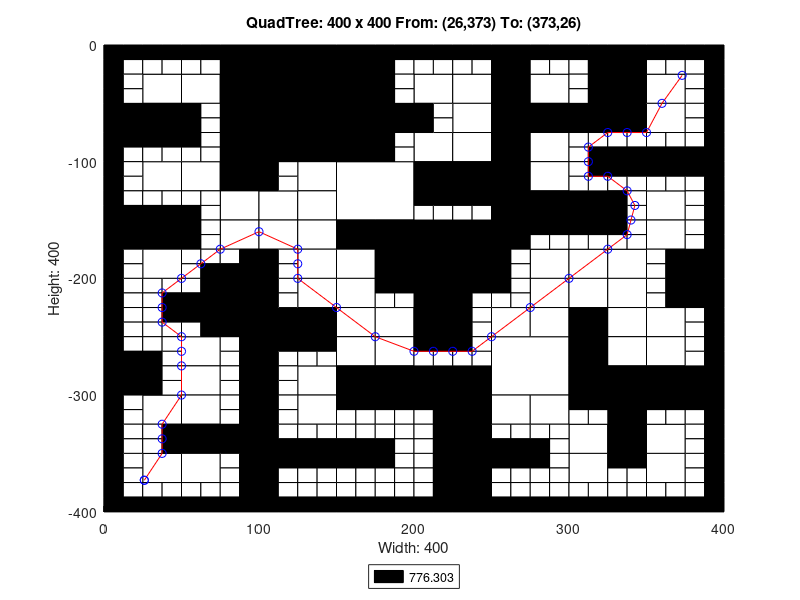

MATLAB code for this plot:
axis([0 400 -400 0]);
title('QuadTree: 400 x 400 From: (26,373) To: (373,26)');
xlabel('Width: 400');
ylabel('Height: 400');
rectangle('Position',[100 -50 50 50], 'FaceColor',[0 0 0]);
rectangle('Position',[100 -100 50 50], 'FaceColor',[0 0 0]);
rectangle('Position',[150 -150 50 50], 'FaceColor',[1 1 1]);
rectangle('Position',[200 -200 50 50], 'FaceColor',[0 0 0]);
rectangle('Position',[250 -300 50 50], 'FaceColor',[1 1 1]);
rectangle('Position',[25 -50 25 25], 'FaceColor',[1 1 1]);
rectangle('Position',[75 -25 25 25], 'FaceColor',[0 0 0]);
rectangle('Position',[50 -50 25 25], 'FaceColor',[1 1 1]);
rectangle('Position',[75 -50 25 25], 'FaceColor',[0 0 0]);
rectangle('Position',[0 -75 25 25], 'FaceColor',[0 0 0]);
rectangle('Position',[25 -75 25 25], 'FaceColor',[0 0 0]);
rectangle('Position',[75 -75 25 25], 'FaceColor',[0 0 0]);
rectangle('Position',[75 -100 25 25], 'FaceColor',[0 0 0]);
rectangle('Position',[150 -25 25 25], 'FaceColor',[0 0 0]);
rectangle('Position',[150 -50 25 25], 'FaceColor',[0 0 0]);
rectangle('Position',[150 -75 25 25], 'FaceColor',[0 0 0]);
rectangle('Position',[175 -75 25 25], 'FaceColor',[0 0 0]);
rectangle('Position',[150 -100 25 25], 'FaceColor',[0 0 0]);
rectangle('Position',[25 -125 25 25], 'FaceColor',[1 1 1]);
rectangle('Position',[50 -125 25 25], 'FaceColor',[1 1 1]);
rectangle('Position',[75 -125 25 25], 'FaceColor',[0 0 0]);
rectangle('Position',[75 -150 25 25], 'FaceColor',[1 1 1]);
rectangle('Position',[0 -175 25 25], 'FaceColor',[0 0 0]);
rectangle('Position',[25 -175 25 25], 'FaceColor',[0 0 0]);
rectangle('Position',[25 -200 25 25], 'FaceColor',[1 1 1]);
rectangle('Position',[75 -175 25 25], 'FaceColor',[1 1 1]);
rectangle('Position',[125 -125 25 25], 'FaceColor',[1 1 1]);
rectangle('Position',[100 -150 25 25], 'FaceColor',[1 1 1]);
rectangle('Position',[125 -150 25 25], 'FaceColor',[1 1 1]);
rectangle('Position',[100 -175 25 25], 'FaceColor',[1 1 1]);
rectangle('Position',[125 -175 25 25], 'FaceColor',[1 1 1]);
rectangle('Position',[125 -200 25 25], 'FaceColor',[1 1 1]);
rectangle('Position',[150 -175 25 25], 'FaceColor',[0 0 0]);
rectangle('Position',[175 -175 25 25], 'FaceColor',[0 0 0]);
rectangle('Position',[150 -200 25 25], 'FaceColor',[1 1 1]);
rectangle('Position',[175 -200 25 25], 'FaceColor',[0 0 0]);
rectangle('Position',[200 -50 25 25], 'FaceColor',[1 1 1]);
rectangle('Position',[225 -50 25 25], 'FaceColor',[1 1 1]);
rectangle('Position',[250 -25 25 25], 'FaceColor',[0 0 0]);
rectangle('Position',[250 -50 25 25], 'FaceColor',[0 0 0]);
rectangle('Position',[275 -50 25 25], 'FaceColor',[1 1 1]);
rectangle('Position',[225 -75 25 25], 'FaceColor',[1 1 1]);
rectangle('Position',[200 -100 25 25], 'FaceColor',[1 1 1]);
rectangle('Position',[225 -100 25 25], 'FaceColor',[1 1 1]);
rectangle('Position',[250 -75 25 25], 'FaceColor',[0 0 0]);
rectangle('Position',[275 -75 25 25], 'FaceColor',[0 0 0]);
rectangle('Position',[250 -100 25 25], 'FaceColor',[0 0 0]);
rectangle('Position',[275 -100 25 25], 'FaceColor',[1 1 1]);
rectangle('Position',[325 -25 25 25], 'FaceColor',[0 0 0]);
rectangle('Position',[325 -50 25 25], 'FaceColor',[0 0 0]);
rectangle('Position',[350 -50 25 25], 'FaceColor',[1 1 1]);
rectangle('Position',[300 -75 25 25], 'FaceColor',[0 0 0]);
rectangle('Position',[325 -75 25 25], 'FaceColor',[0 0 0]);
rectangle('Position',[350 -75 25 25], 'FaceColor',[1 1 1]);
rectangle('Position',[200 -125 25 25], 'FaceColor',[0 0 0]);
rectangle('Position',[225 -125 25 25], 'FaceColor',[0 0 0]);
rectangle('Position',[250 -125 25 25], 'FaceColor',[0 0 0]);
rectangle('Position',[275 -125 25 25], 'FaceColor',[1 1 1]);
rectangle('Position',[250 -150 25 25], 'FaceColor',[0 0 0]);
rectangle('Position',[275 -150 25 25], 'FaceColor',[0 0 0]);
rectangle('Position',[250 -175 25 25], 'FaceColor',[0 0 0]);
rectangle('Position',[275 -200 25 25], 'FaceColor',[1 1 1]);
rectangle('Position',[300 -150 25 25], 'FaceColor',[0 0 0]);
rectangle('Position',[350 -150 25 25], 'FaceColor',[1 1 1]);
rectangle('Position',[300 -200 25 25], 'FaceColor',[1 1 1]);
rectangle('Position',[325 -200 25 25], 'FaceColor',[1 1 1]);
rectangle('Position',[350 -175 25 25], 'FaceColor',[1 1 1]);
rectangle('Position',[375 -200 25 25], 'FaceColor',[0 0 0]);
rectangle('Position',[75 -225 25 25], 'FaceColor',[0 0 0]);
rectangle('Position',[75 -250 25 25], 'FaceColor',[0 0 0]);
rectangle('Position',[0 -300 25 25], 'FaceColor',[0 0 0]);
rectangle('Position',[50 -275 25 25], 'FaceColor',[1 1 1]);
rectangle('Position',[50 -300 25 25], 'FaceColor',[1 1 1]);
rectangle('Position',[125 -225 25 25], 'FaceColor',[1 1 1]);
rectangle('Position',[100 -250 25 25], 'FaceColor',[0 0 0]);
rectangle('Position',[125 -250 25 25], 'FaceColor',[0 0 0]);
rectangle('Position',[150 -225 25 25], 'FaceColor',[1 1 1]);
rectangle('Position',[150 -250 25 25], 'FaceColor',[1 1 1]);
rectangle('Position',[175 -250 25 25], 'FaceColor',[1 1 1]);
rectangle('Position',[125 -300 25 25], 'FaceColor',[1 1 1]);
rectangle('Position',[150 -275 25 25], 'FaceColor',[1 1 1]);
rectangle('Position',[175 -275 25 25], 'FaceColor',[1 1 1]);
rectangle('Position',[150 -300 25 25], 'FaceColor',[0 0 0]);
rectangle('Position',[175 -300 25 25], 'FaceColor',[0 0 0]);
rectangle('Position',[25 -325 25 25], 'FaceColor',[1 1 1]);
rectangle('Position',[50 -325 25 25], 'FaceColor',[1 1 1]);
rectangle('Position',[50 -350 25 25], 'FaceColor',[0 0 0]);
rectangle('Position',[75 -350 25 25], 'FaceColor',[0 0 0]);
rectangle('Position',[25 -375 25 25], 'FaceColor',[1 1 1]);
rectangle('Position',[50 -375 25 25], 'FaceColor',[1 1 1]);
rectangle('Position',[125 -325 25 25], 'FaceColor',[1 1 1]);
rectangle('Position',[200 -225 25 25], 'FaceColor',[0 0 0]);
rectangle('Position',[200 -250 25 25], 'FaceColor',[0 0 0]);
rectangle('Position',[275 -225 25 25], 'FaceColor',[1 1 1]);
rectangle('Position',[250 -250 25 25], 'FaceColor',[1 1 1]);
rectangle('Position',[275 -250 25 25], 'FaceColor',[1 1 1]);
rectangle('Position',[200 -300 25 25], 'FaceColor',[0 0 0]);
rectangle('Position',[225 -300 25 25], 'FaceColor',[0 0 0]);
rectangle('Position',[300 -225 25 25], 'FaceColor',[1 1 1]);
rectangle('Position',[325 -225 25 25], 'FaceColor',[1 1 1]);
rectangle('Position',[300 -250 25 25], 'FaceColor',[0 0 0]);
rectangle('Position',[325 -250 25 25], 'FaceColor',[1 1 1]);
rectangle('Position',[375 -225 25 25], 'FaceColor',[0 0 0]);
rectangle('Position',[350 -250 25 25], 'FaceColor',[1 1 1]);
rectangle('Position',[300 -275 25 25], 'FaceColor',[0 0 0]);
rectangle('Position',[325 -275 25 25], 'FaceColor',[1 1 1]);
rectangle('Position',[300 -300 25 25], 'FaceColor',[0 0 0]);
rectangle('Position',[325 -300 25 25], 'FaceColor',[0 0 0]);
rectangle('Position',[350 -275 25 25], 'FaceColor',[1 1 1]);
rectangle('Position',[350 -300 25 25], 'FaceColor',[0 0 0]);
rectangle('Position',[375 -300 25 25], 'FaceColor',[0 0 0]);
rectangle('Position',[225 -325 25 25], 'FaceColor',[0 0 0]);
rectangle('Position',[225 -350 25 25], 'FaceColor',[0 0 0]);
rectangle('Position',[250 -325 25 25], 'FaceColor',[1 1 1]);
rectangle('Position',[275 -325 25 25], 'FaceColor',[1 1 1]);
rectangle('Position',[225 -375 25 25], 'FaceColor',[0 0 0]);
rectangle('Position',[225 -400 25 25], 'FaceColor',[0 0 0]);
rectangle('Position',[325 -325 25 25], 'FaceColor',[0 0 0]);
rectangle('Position',[300 -350 25 25], 'FaceColor',[1 1 1]);
rectangle('Position',[325 -350 25 25], 'FaceColor',[0 0 0]);
rectangle('Position',[350 -350 25 25], 'FaceColor',[1 1 1]);
rectangle('Position',[300 -375 25 25], 'FaceColor',[1 1 1]);
rectangle('Position',[350 -375 25 25], 'FaceColor',[1 1 1]);
rectangle('Position',[0 -12.5 12.5 12.5], 'FaceColor',[0 0 0]);
rectangle('Position',[12.5 -12.5 12.5 12.5], 'FaceColor',[0 0 0]);
rectangle('Position',[0 -25 12.5 12.5], 'FaceColor',[0 0 0]);
rectangle('Position',[12.5 -25 12.5 12.5], 'FaceColor',[1 1 1]);
rectangle('Position',[25 -12.5 12.5 12.5], 'FaceColor',[0 0 0]);
rectangle('Position',[37.5 -12.5 12.5 12.5], 'FaceColor',[0 0 0]);
rectangle('Position',[25 -25 12.5 12.5], 'FaceColor',[1 1 1]);
rectangle('Position',[37.5 -25 12.5 12.5], 'FaceColor',[1 1 1]);
rectangle('Position',[0 -37.5 12.5 12.5], 'FaceColor',[0 0 0]);
rectangle('Position',[12.5 -37.5 12.5 12.5], 'FaceColor',[1 1 1]);
rectangle('Position',[0 -50 12.5 12.5], 'FaceColor',[0 0 0]);
rectangle('Position',[12.5 -50 12.5 12.5], 'FaceColor',[1 1 1]);
rectangle('Position',[50 -12.5 12.5 12.5], 'FaceColor',[0 0 0]);
rectangle('Position',[62.5 -12.5 12.5 12.5], 'FaceColor',[0 0 0]);
rectangle('Position',[50 -25 12.5 12.5], 'FaceColor',[1 1 1]);
rectangle('Position',[62.5 -25 12.5 12.5], 'FaceColor',[1 1 1]);
rectangle('Position',[0 -87.5 12.5 12.5], 'FaceColor',[0 0 0]);
rectangle('Position',[12.5 -87.5 12.5 12.5], 'FaceColor',[0 0 0]);
rectangle('Position',[0 -100 12.5 12.5], 'FaceColor',[0 0 0]);
rectangle('Position',[12.5 -100 12.5 12.5], 'FaceColor',[1 1 1]);
rectangle('Position',[25 -87.5 12.5 12.5], 'FaceColor',[0 0 0]);
rectangle('Position',[37.5 -87.5 12.5 12.5], 'FaceColor',[0 0 0]);
rectangle('Position',[25 -100 12.5 12.5], 'FaceColor',[1 1 1]);
rectangle('Position',[37.5 -100 12.5 12.5], 'FaceColor',[1 1 1]);
rectangle('Position',[50 -62.5 12.5 12.5], 'FaceColor',[0 0 0]);
rectangle('Position',[62.5 -62.5 12.5 12.5], 'FaceColor',[1 1 1]);
rectangle('Position',[50 -75 12.5 12.5], 'FaceColor',[0 0 0]);
rectangle('Position',[62.5 -75 12.5 12.5], 'FaceColor',[1 1 1]);
rectangle('Position',[50 -87.5 12.5 12.5], 'FaceColor',[0 0 0]);
rectangle('Position',[62.5 -87.5 12.5 12.5], 'FaceColor',[1 1 1]);
rectangle('Position',[50 -100 12.5 12.5], 'FaceColor',[1 1 1]);
rectangle('Position',[62.5 -100 12.5 12.5], 'FaceColor',[1 1 1]);
rectangle('Position',[175 -12.5 12.5 12.5], 'FaceColor',[0 0 0]);
rectangle('Position',[187.5 -12.5 12.5 12.5], 'FaceColor',[0 0 0]);
rectangle('Position',[175 -25 12.5 12.5], 'FaceColor',[0 0 0]);
rectangle('Position',[187.5 -25 12.5 12.5], 'FaceColor',[1 1 1]);
rectangle('Position',[175 -37.5 12.5 12.5], 'FaceColor',[0 0 0]);
rectangle('Position',[187.5 -37.5 12.5 12.5], 'FaceColor',[1 1 1]);
rectangle('Position',[175 -50 12.5 12.5], 'FaceColor',[0 0 0]);
rectangle('Position',[187.5 -50 12.5 12.5], 'FaceColor',[1 1 1]);
rectangle('Position',[175 -87.5 12.5 12.5], 'FaceColor',[0 0 0]);
rectangle('Position',[187.5 -87.5 12.5 12.5], 'FaceColor',[1 1 1]);
rectangle('Position',[175 -100 12.5 12.5], 'FaceColor',[0 0 0]);
rectangle('Position',[187.5 -100 12.5 12.5], 'FaceColor',[1 1 1]);
rectangle('Position',[0 -112.5 12.5 12.5], 'FaceColor',[0 0 0]);
rectangle('Position',[12.5 -112.5 12.5 12.5], 'FaceColor',[1 1 1]);
rectangle('Position',[0 -125 12.5 12.5], 'FaceColor',[0 0 0]);
rectangle('Position',[12.5 -125 12.5 12.5], 'FaceColor',[1 1 1]);
rectangle('Position',[0 -137.5 12.5 12.5], 'FaceColor',[0 0 0]);
rectangle('Position',[12.5 -137.5 12.5 12.5], 'FaceColor',[1 1 1]);
rectangle('Position',[0 -150 12.5 12.5], 'FaceColor',[0 0 0]);
rectangle('Position',[12.5 -150 12.5 12.5], 'FaceColor',[0 0 0]);
rectangle('Position',[25 -137.5 12.5 12.5], 'FaceColor',[1 1 1]);
rectangle('Position',[37.5 -137.5 12.5 12.5], 'FaceColor',[1 1 1]);
rectangle('Position',[25 -150 12.5 12.5], 'FaceColor',[0 0 0]);
rectangle('Position',[37.5 -150 12.5 12.5], 'FaceColor',[0 0 0]);
rectangle('Position',[50 -137.5 12.5 12.5], 'FaceColor',[1 1 1]);
rectangle('Position',[62.5 -137.5 12.5 12.5], 'FaceColor',[1 1 1]);
rectangle('Position',[50 -150 12.5 12.5], 'FaceColor',[0 0 0]);
rectangle('Position',[62.5 -150 12.5 12.5], 'FaceColor',[1 1 1]);
rectangle('Position',[0 -187.5 12.5 12.5], 'FaceColor',[0 0 0]);
rectangle('Position',[12.5 -187.5 12.5 12.5], 'FaceColor',[1 1 1]);
rectangle('Position',[0 -200 12.5 12.5], 'FaceColor',[0 0 0]);
rectangle('Position',[12.5 -200 12.5 12.5], 'FaceColor',[1 1 1]);
rectangle('Position',[50 -162.5 12.5 12.5], 'FaceColor',[0 0 0]);
rectangle('Position',[62.5 -162.5 12.5 12.5], 'FaceColor',[1 1 1]);
rectangle('Position',[50 -175 12.5 12.5], 'FaceColor',[0 0 0]);
rectangle('Position',[62.5 -175 12.5 12.5], 'FaceColor',[1 1 1]);
rectangle('Position',[50 -187.5 12.5 12.5], 'FaceColor',[1 1 1]);
rectangle('Position',[62.5 -187.5 12.5 12.5], 'FaceColor',[1 1 1]);
rectangle('Position',[50 -200 12.5 12.5], 'FaceColor',[1 1 1]);
rectangle('Position',[62.5 -200 12.5 12.5], 'FaceColor',[0 0 0]);
rectangle('Position',[75 -187.5 12.5 12.5], 'FaceColor',[1 1 1]);
rectangle('Position',[87.5 -187.5 12.5 12.5], 'FaceColor',[0 0 0]);
rectangle('Position',[75 -200 12.5 12.5], 'FaceColor',[0 0 0]);
rectangle('Position',[87.5 -200 12.5 12.5], 'FaceColor',[0 0 0]);
rectangle('Position',[100 -112.5 12.5 12.5], 'FaceColor',[0 0 0]);
rectangle('Position',[112.5 -112.5 12.5 12.5], 'FaceColor',[1 1 1]);
rectangle('Position',[100 -125 12.5 12.5], 'FaceColor',[0 0 0]);
rectangle('Position',[112.5 -125 12.5 12.5], 'FaceColor',[1 1 1]);
rectangle('Position',[100 -187.5 12.5 12.5], 'FaceColor',[0 0 0]);
rectangle('Position',[112.5 -187.5 12.5 12.5], 'FaceColor',[1 1 1]);
rectangle('Position',[100 -200 12.5 12.5], 'FaceColor',[0 0 0]);
rectangle('Position',[112.5 -200 12.5 12.5], 'FaceColor',[1 1 1]);
rectangle('Position',[200 -12.5 12.5 12.5], 'FaceColor',[0 0 0]);
rectangle('Position',[212.5 -12.5 12.5 12.5], 'FaceColor',[0 0 0]);
rectangle('Position',[200 -25 12.5 12.5], 'FaceColor',[1 1 1]);
rectangle('Position',[212.5 -25 12.5 12.5], 'FaceColor',[1 1 1]);
rectangle('Position',[225 -12.5 12.5 12.5], 'FaceColor',[0 0 0]);
rectangle('Position',[237.5 -12.5 12.5 12.5], 'FaceColor',[0 0 0]);
rectangle('Position',[225 -25 12.5 12.5], 'FaceColor',[1 1 1]);
rectangle('Position',[237.5 -25 12.5 12.5], 'FaceColor',[1 1 1]);
rectangle('Position',[275 -12.5 12.5 12.5], 'FaceColor',[0 0 0]);
rectangle('Position',[287.5 -12.5 12.5 12.5], 'FaceColor',[0 0 0]);
rectangle('Position',[275 -25 12.5 12.5], 'FaceColor',[1 1 1]);
rectangle('Position',[287.5 -25 12.5 12.5], 'FaceColor',[1 1 1]);
rectangle('Position',[200 -62.5 12.5 12.5], 'FaceColor',[0 0 0]);
rectangle('Position',[212.5 -62.5 12.5 12.5], 'FaceColor',[1 1 1]);
rectangle('Position',[200 -75 12.5 12.5], 'FaceColor',[0 0 0]);
rectangle('Position',[212.5 -75 12.5 12.5], 'FaceColor',[1 1 1]);
rectangle('Position',[300 -12.5 12.5 12.5], 'FaceColor',[0 0 0]);
rectangle('Position',[312.5 -12.5 12.5 12.5], 'FaceColor',[0 0 0]);
rectangle('Position',[300 -25 12.5 12.5], 'FaceColor',[1 1 1]);
rectangle('Position',[312.5 -25 12.5 12.5], 'FaceColor',[0 0 0]);
rectangle('Position',[300 -37.5 12.5 12.5], 'FaceColor',[1 1 1]);
rectangle('Position',[312.5 -37.5 12.5 12.5], 'FaceColor',[0 0 0]);
rectangle('Position',[300 -50 12.5 12.5], 'FaceColor',[1 1 1]);
rectangle('Position',[312.5 -50 12.5 12.5], 'FaceColor',[0 0 0]);
rectangle('Position',[350 -12.5 12.5 12.5], 'FaceColor',[0 0 0]);
rectangle('Position',[362.5 -12.5 12.5 12.5], 'FaceColor',[0 0 0]);
rectangle('Position',[350 -25 12.5 12.5], 'FaceColor',[1 1 1]);
rectangle('Position',[362.5 -25 12.5 12.5], 'FaceColor',[1 1 1]);
rectangle('Position',[375 -12.5 12.5 12.5], 'FaceColor',[0 0 0]);
rectangle('Position',[387.5 -12.5 12.5 12.5], 'FaceColor',[0 0 0]);
rectangle('Position',[375 -25 12.5 12.5], 'FaceColor',[1 1 1]);
rectangle('Position',[387.5 -25 12.5 12.5], 'FaceColor',[0 0 0]);
rectangle('Position',[375 -37.5 12.5 12.5], 'FaceColor',[1 1 1]);
rectangle('Position',[387.5 -37.5 12.5 12.5], 'FaceColor',[0 0 0]);
rectangle('Position',[375 -50 12.5 12.5], 'FaceColor',[1 1 1]);
rectangle('Position',[387.5 -50 12.5 12.5], 'FaceColor',[0 0 0]);
rectangle('Position',[300 -87.5 12.5 12.5], 'FaceColor',[1 1 1]);
rectangle('Position',[312.5 -87.5 12.5 12.5], 'FaceColor',[1 1 1]);
rectangle('Position',[300 -100 12.5 12.5], 'FaceColor',[1 1 1]);
rectangle('Position',[312.5 -100 12.5 12.5], 'FaceColor',[0 0 0]);
rectangle('Position',[325 -87.5 12.5 12.5], 'FaceColor',[1 1 1]);
rectangle('Position',[337.5 -87.5 12.5 12.5], 'FaceColor',[1 1 1]);
rectangle('Position',[325 -100 12.5 12.5], 'FaceColor',[0 0 0]);
rectangle('Position',[337.5 -100 12.5 12.5], 'FaceColor',[0 0 0]);
rectangle('Position',[375 -62.5 12.5 12.5], 'FaceColor',[1 1 1]);
rectangle('Position',[387.5 -62.5 12.5 12.5], 'FaceColor',[0 0 0]);
rectangle('Position',[375 -75 12.5 12.5], 'FaceColor',[1 1 1]);
rectangle('Position',[387.5 -75 12.5 12.5], 'FaceColor',[0 0 0]);
rectangle('Position',[350 -87.5 12.5 12.5], 'FaceColor',[1 1 1]);
rectangle('Position',[362.5 -87.5 12.5 12.5], 'FaceColor',[1 1 1]);
rectangle('Position',[350 -100 12.5 12.5], 'FaceColor',[0 0 0]);
rectangle('Position',[362.5 -100 12.5 12.5], 'FaceColor',[0 0 0]);
rectangle('Position',[375 -87.5 12.5 12.5], 'FaceColor',[1 1 1]);
rectangle('Position',[387.5 -87.5 12.5 12.5], 'FaceColor',[0 0 0]);
rectangle('Position',[375 -100 12.5 12.5], 'FaceColor',[0 0 0]);
rectangle('Position',[387.5 -100 12.5 12.5], 'FaceColor',[0 0 0]);
rectangle('Position',[200 -137.5 12.5 12.5], 'FaceColor',[0 0 0]);
rectangle('Position',[212.5 -137.5 12.5 12.5], 'FaceColor',[0 0 0]);
rectangle('Position',[200 -150 12.5 12.5], 'FaceColor',[1 1 1]);
rectangle('Position',[212.5 -150 12.5 12.5], 'FaceColor',[1 1 1]);
rectangle('Position',[225 -137.5 12.5 12.5], 'FaceColor',[0 0 0]);
rectangle('Position',[237.5 -137.5 12.5 12.5], 'FaceColor',[0 0 0]);
rectangle('Position',[225 -150 12.5 12.5], 'FaceColor',[1 1 1]);
rectangle('Position',[237.5 -150 12.5 12.5], 'FaceColor',[1 1 1]);
rectangle('Position',[275 -162.5 12.5 12.5], 'FaceColor',[0 0 0]);
rectangle('Position',[287.5 -162.5 12.5 12.5], 'FaceColor',[0 0 0]);
rectangle('Position',[275 -175 12.5 12.5], 'FaceColor',[1 1 1]);
rectangle('Position',[287.5 -175 12.5 12.5], 'FaceColor',[1 1 1]);
rectangle('Position',[250 -187.5 12.5 12.5], 'FaceColor',[0 0 0]);
rectangle('Position',[262.5 -187.5 12.5 12.5], 'FaceColor',[1 1 1]);
rectangle('Position',[250 -200 12.5 12.5], 'FaceColor',[0 0 0]);
rectangle('Position',[262.5 -200 12.5 12.5], 'FaceColor',[1 1 1]);
rectangle('Position',[300 -112.5 12.5 12.5], 'FaceColor',[1 1 1]);
rectangle('Position',[312.5 -112.5 12.5 12.5], 'FaceColor',[0 0 0]);
rectangle('Position',[300 -125 12.5 12.5], 'FaceColor',[1 1 1]);
rectangle('Position',[312.5 -125 12.5 12.5], 'FaceColor',[1 1 1]);
rectangle('Position',[325 -112.5 12.5 12.5], 'FaceColor',[0 0 0]);
rectangle('Position',[337.5 -112.5 12.5 12.5], 'FaceColor',[0 0 0]);
rectangle('Position',[325 -125 12.5 12.5], 'FaceColor',[1 1 1]);
rectangle('Position',[337.5 -125 12.5 12.5], 'FaceColor',[1 1 1]);
rectangle('Position',[325 -137.5 12.5 12.5], 'FaceColor',[0 0 0]);
rectangle('Position',[337.5 -137.5 12.5 12.5], 'FaceColor',[1 1 1]);
rectangle('Position',[325 -150 12.5 12.5], 'FaceColor',[0 0 0]);
rectangle('Position',[337.5 -150 12.5 12.5], 'FaceColor',[1 1 1]);
rectangle('Position',[350 -112.5 12.5 12.5], 'FaceColor',[0 0 0]);
rectangle('Position',[362.5 -112.5 12.5 12.5], 'FaceColor',[0 0 0]);
rectangle('Position',[350 -125 12.5 12.5], 'FaceColor',[1 1 1]);
rectangle('Position',[362.5 -125 12.5 12.5], 'FaceColor',[1 1 1]);
rectangle('Position',[375 -112.5 12.5 12.5], 'FaceColor',[0 0 0]);
rectangle('Position',[387.5 -112.5 12.5 12.5], 'FaceColor',[0 0 0]);
rectangle('Position',[375 -125 12.5 12.5], 'FaceColor',[1 1 1]);
rectangle('Position',[387.5 -125 12.5 12.5], 'FaceColor',[0 0 0]);
rectangle('Position',[375 -137.5 12.5 12.5], 'FaceColor',[1 1 1]);
rectangle('Position',[387.5 -137.5 12.5 12.5], 'FaceColor',[0 0 0]);
rectangle('Position',[375 -150 12.5 12.5], 'FaceColor',[1 1 1]);
rectangle('Position',[387.5 -150 12.5 12.5], 'FaceColor',[0 0 0]);
rectangle('Position',[300 -162.5 12.5 12.5], 'FaceColor',[0 0 0]);
rectangle('Position',[312.5 -162.5 12.5 12.5], 'FaceColor',[0 0 0]);
rectangle('Position',[300 -175 12.5 12.5], 'FaceColor',[1 1 1]);
rectangle('Position',[312.5 -175 12.5 12.5], 'FaceColor',[1 1 1]);
rectangle('Position',[325 -162.5 12.5 12.5], 'FaceColor',[0 0 0]);
rectangle('Position',[337.5 -162.5 12.5 12.5], 'FaceColor',[1 1 1]);
rectangle('Position',[325 -175 12.5 12.5], 'FaceColor',[1 1 1]);
rectangle('Position',[337.5 -175 12.5 12.5], 'FaceColor',[1 1 1]);
rectangle('Position',[375 -162.5 12.5 12.5], 'FaceColor',[1 1 1]);
rectangle('Position',[387.5 -162.5 12.5 12.5], 'FaceColor',[0 0 0]);
rectangle('Position',[375 -175 12.5 12.5], 'FaceColor',[1 1 1]);
rectangle('Position',[387.5 -175 12.5 12.5], 'FaceColor',[0 0 0]);
rectangle('Position',[350 -187.5 12.5 12.5], 'FaceColor',[1 1 1]);
rectangle('Position',[362.5 -187.5 12.5 12.5], 'FaceColor',[0 0 0]);
rectangle('Position',[350 -200 12.5 12.5], 'FaceColor',[1 1 1]);
rectangle('Position',[362.5 -200 12.5 12.5], 'FaceColor',[0 0 0]);
rectangle('Position',[0 -212.5 12.5 12.5], 'FaceColor',[0 0 0]);
rectangle('Position',[12.5 -212.5 12.5 12.5], 'FaceColor',[1 1 1]);
rectangle('Position',[0 -225 12.5 12.5], 'FaceColor',[0 0 0]);
rectangle('Position',[12.5 -225 12.5 12.5], 'FaceColor',[1 1 1]);
rectangle('Position',[25 -212.5 12.5 12.5], 'FaceColor',[1 1 1]);
rectangle('Position',[37.5 -212.5 12.5 12.5], 'FaceColor',[1 1 1]);
rectangle('Position',[25 -225 12.5 12.5], 'FaceColor',[1 1 1]);
rectangle('Position',[37.5 -225 12.5 12.5], 'FaceColor',[0 0 0]);
rectangle('Position',[0 -237.5 12.5 12.5], 'FaceColor',[0 0 0]);
rectangle('Position',[12.5 -237.5 12.5 12.5], 'FaceColor',[1 1 1]);
rectangle('Position',[0 -250 12.5 12.5], 'FaceColor',[0 0 0]);
rectangle('Position',[12.5 -250 12.5 12.5], 'FaceColor',[1 1 1]);
rectangle('Position',[25 -237.5 12.5 12.5], 'FaceColor',[1 1 1]);
rectangle('Position',[37.5 -237.5 12.5 12.5], 'FaceColor',[0 0 0]);
rectangle('Position',[25 -250 12.5 12.5], 'FaceColor',[1 1 1]);
rectangle('Position',[37.5 -250 12.5 12.5], 'FaceColor',[1 1 1]);
rectangle('Position',[50 -212.5 12.5 12.5], 'FaceColor',[1 1 1]);
rectangle('Position',[62.5 -212.5 12.5 12.5], 'FaceColor',[0 0 0]);
rectangle('Position',[50 -225 12.5 12.5], 'FaceColor',[0 0 0]);
rectangle('Position',[62.5 -225 12.5 12.5], 'FaceColor',[0 0 0]);
rectangle('Position',[50 -237.5 12.5 12.5], 'FaceColor',[0 0 0]);
rectangle('Position',[62.5 -237.5 12.5 12.5], 'FaceColor',[0 0 0]);
rectangle('Position',[50 -250 12.5 12.5], 'FaceColor',[1 1 1]);
rectangle('Position',[62.5 -250 12.5 12.5], 'FaceColor',[0 0 0]);
rectangle('Position',[0 -262.5 12.5 12.5], 'FaceColor',[0 0 0]);
rectangle('Position',[12.5 -262.5 12.5 12.5], 'FaceColor',[1 1 1]);
rectangle('Position',[0 -275 12.5 12.5], 'FaceColor',[0 0 0]);
rectangle('Position',[12.5 -275 12.5 12.5], 'FaceColor',[0 0 0]);
rectangle('Position',[25 -262.5 12.5 12.5], 'FaceColor',[1 1 1]);
rectangle('Position',[37.5 -262.5 12.5 12.5], 'FaceColor',[1 1 1]);
rectangle('Position',[25 -275 12.5 12.5], 'FaceColor',[0 0 0]);
rectangle('Position',[37.5 -275 12.5 12.5], 'FaceColor',[1 1 1]);
rectangle('Position',[25 -287.5 12.5 12.5], 'FaceColor',[0 0 0]);
rectangle('Position',[37.5 -287.5 12.5 12.5], 'FaceColor',[1 1 1]);
rectangle('Position',[25 -300 12.5 12.5], 'FaceColor',[0 0 0]);
rectangle('Position',[37.5 -300 12.5 12.5], 'FaceColor',[1 1 1]);
rectangle('Position',[75 -262.5 12.5 12.5], 'FaceColor',[1 1 1]);
rectangle('Position',[87.5 -262.5 12.5 12.5], 'FaceColor',[0 0 0]);
rectangle('Position',[75 -275 12.5 12.5], 'FaceColor',[1 1 1]);
rectangle('Position',[87.5 -275 12.5 12.5], 'FaceColor',[0 0 0]);
rectangle('Position',[75 -287.5 12.5 12.5], 'FaceColor',[1 1 1]);
rectangle('Position',[87.5 -287.5 12.5 12.5], 'FaceColor',[0 0 0]);
rectangle('Position',[75 -300 12.5 12.5], 'FaceColor',[1 1 1]);
rectangle('Position',[87.5 -300 12.5 12.5], 'FaceColor',[0 0 0]);
rectangle('Position',[100 -212.5 12.5 12.5], 'FaceColor',[0 0 0]);
rectangle('Position',[112.5 -212.5 12.5 12.5], 'FaceColor',[1 1 1]);
rectangle('Position',[100 -225 12.5 12.5], 'FaceColor',[0 0 0]);
rectangle('Position',[112.5 -225 12.5 12.5], 'FaceColor',[1 1 1]);
rectangle('Position',[175 -212.5 12.5 12.5], 'FaceColor',[0 0 0]);
rectangle('Position',[187.5 -212.5 12.5 12.5], 'FaceColor',[0 0 0]);
rectangle('Position',[175 -225 12.5 12.5], 'FaceColor',[1 1 1]);
rectangle('Position',[187.5 -225 12.5 12.5], 'FaceColor',[1 1 1]);
rectangle('Position',[100 -262.5 12.5 12.5], 'FaceColor',[0 0 0]);
rectangle('Position',[112.5 -262.5 12.5 12.5], 'FaceColor',[0 0 0]);
rectangle('Position',[100 -275 12.5 12.5], 'FaceColor',[0 0 0]);
rectangle('Position',[112.5 -275 12.5 12.5], 'FaceColor',[1 1 1]);
rectangle('Position',[125 -262.5 12.5 12.5], 'FaceColor',[0 0 0]);
rectangle('Position',[137.5 -262.5 12.5 12.5], 'FaceColor',[0 0 0]);
rectangle('Position',[125 -275 12.5 12.5], 'FaceColor',[1 1 1]);
rectangle('Position',[137.5 -275 12.5 12.5], 'FaceColor',[1 1 1]);
rectangle('Position',[100 -287.5 12.5 12.5], 'FaceColor',[0 0 0]);
rectangle('Position',[112.5 -287.5 12.5 12.5], 'FaceColor',[1 1 1]);
rectangle('Position',[100 -300 12.5 12.5], 'FaceColor',[0 0 0]);
rectangle('Position',[112.5 -300 12.5 12.5], 'FaceColor',[1 1 1]);
rectangle('Position',[0 -312.5 12.5 12.5], 'FaceColor',[0 0 0]);
rectangle('Position',[12.5 -312.5 12.5 12.5], 'FaceColor',[1 1 1]);
rectangle('Position',[0 -325 12.5 12.5], 'FaceColor',[0 0 0]);
rectangle('Position',[12.5 -325 12.5 12.5], 'FaceColor',[1 1 1]);
rectangle('Position',[0 -337.5 12.5 12.5], 'FaceColor',[0 0 0]);
rectangle('Position',[12.5 -337.5 12.5 12.5], 'FaceColor',[1 1 1]);
rectangle('Position',[0 -350 12.5 12.5], 'FaceColor',[0 0 0]);
rectangle('Position',[12.5 -350 12.5 12.5], 'FaceColor',[1 1 1]);
rectangle('Position',[25 -337.5 12.5 12.5], 'FaceColor',[1 1 1]);
rectangle('Position',[37.5 -337.5 12.5 12.5], 'FaceColor',[0 0 0]);
rectangle('Position',[25 -350 12.5 12.5], 'FaceColor',[1 1 1]);
rectangle('Position',[37.5 -350 12.5 12.5], 'FaceColor',[0 0 0]);
rectangle('Position',[75 -312.5 12.5 12.5], 'FaceColor',[1 1 1]);
rectangle('Position',[87.5 -312.5 12.5 12.5], 'FaceColor',[0 0 0]);
rectangle('Position',[75 -325 12.5 12.5], 'FaceColor',[1 1 1]);
rectangle('Position',[87.5 -325 12.5 12.5], 'FaceColor',[0 0 0]);
rectangle('Position',[0 -362.5 12.5 12.5], 'FaceColor',[0 0 0]);
rectangle('Position',[12.5 -362.5 12.5 12.5], 'FaceColor',[1 1 1]);
rectangle('Position',[0 -375 12.5 12.5], 'FaceColor',[0 0 0]);
rectangle('Position',[12.5 -375 12.5 12.5], 'FaceColor',[1 1 1]);
rectangle('Position',[0 -387.5 12.5 12.5], 'FaceColor',[0 0 0]);
rectangle('Position',[12.5 -387.5 12.5 12.5], 'FaceColor',[1 1 1]);
rectangle('Position',[0 -400 12.5 12.5], 'FaceColor',[0 0 0]);
rectangle('Position',[12.5 -400 12.5 12.5], 'FaceColor',[0 0 0]);
rectangle('Position',[25 -387.5 12.5 12.5], 'FaceColor',[1 1 1]);
rectangle('Position',[37.5 -387.5 12.5 12.5], 'FaceColor',[1 1 1]);
rectangle('Position',[25 -400 12.5 12.5], 'FaceColor',[0 0 0]);
rectangle('Position',[37.5 -400 12.5 12.5], 'FaceColor',[0 0 0]);
rectangle('Position',[75 -362.5 12.5 12.5], 'FaceColor',[1 1 1]);
rectangle('Position',[87.5 -362.5 12.5 12.5], 'FaceColor',[0 0 0]);
rectangle('Position',[75 -375 12.5 12.5], 'FaceColor',[1 1 1]);
rectangle('Position',[87.5 -375 12.5 12.5], 'FaceColor',[0 0 0]);
rectangle('Position',[50 -387.5 12.5 12.5], 'FaceColor',[1 1 1]);
rectangle('Position',[62.5 -387.5 12.5 12.5], 'FaceColor',[1 1 1]);
rectangle('Position',[50 -400 12.5 12.5], 'FaceColor',[0 0 0]);
rectangle('Position',[62.5 -400 12.5 12.5], 'FaceColor',[0 0 0]);
rectangle('Position',[75 -387.5 12.5 12.5], 'FaceColor',[1 1 1]);
rectangle('Position',[87.5 -387.5 12.5 12.5], 'FaceColor',[0 0 0]);
rectangle('Position',[75 -400 12.5 12.5], 'FaceColor',[0 0 0]);
rectangle('Position',[87.5 -400 12.5 12.5], 'FaceColor',[0 0 0]);
rectangle('Position',[100 -312.5 12.5 12.5], 'FaceColor',[0 0 0]);
rectangle('Position',[112.5 -312.5 12.5 12.5], 'FaceColor',[1 1 1]);
rectangle('Position',[100 -325 12.5 12.5], 'FaceColor',[0 0 0]);
rectangle('Position',[112.5 -325 12.5 12.5], 'FaceColor',[1 1 1]);
rectangle('Position',[100 -337.5 12.5 12.5], 'FaceColor',[0 0 0]);
rectangle('Position',[112.5 -337.5 12.5 12.5], 'FaceColor',[1 1 1]);
rectangle('Position',[100 -350 12.5 12.5], 'FaceColor',[0 0 0]);
rectangle('Position',[112.5 -350 12.5 12.5], 'FaceColor',[0 0 0]);
rectangle('Position',[125 -337.5 12.5 12.5], 'FaceColor',[1 1 1]);
rectangle('Position',[137.5 -337.5 12.5 12.5], 'FaceColor',[1 1 1]);
rectangle('Position',[125 -350 12.5 12.5], 'FaceColor',[0 0 0]);
rectangle('Position',[137.5 -350 12.5 12.5], 'FaceColor',[0 0 0]);
rectangle('Position',[150 -312.5 12.5 12.5], 'FaceColor',[0 0 0]);
rectangle('Position',[162.5 -312.5 12.5 12.5], 'FaceColor',[0 0 0]);
rectangle('Position',[150 -325 12.5 12.5], 'FaceColor',[1 1 1]);
rectangle('Position',[162.5 -325 12.5 12.5], 'FaceColor',[1 1 1]);
rectangle('Position',[175 -312.5 12.5 12.5], 'FaceColor',[0 0 0]);
rectangle('Position',[187.5 -312.5 12.5 12.5], 'FaceColor',[0 0 0]);
rectangle('Position',[175 -325 12.5 12.5], 'FaceColor',[1 1 1]);
rectangle('Position',[187.5 -325 12.5 12.5], 'FaceColor',[1 1 1]);
rectangle('Position',[150 -337.5 12.5 12.5], 'FaceColor',[1 1 1]);
rectangle('Position',[162.5 -337.5 12.5 12.5], 'FaceColor',[1 1 1]);
rectangle('Position',[150 -350 12.5 12.5], 'FaceColor',[0 0 0]);
rectangle('Position',[162.5 -350 12.5 12.5], 'FaceColor',[0 0 0]);
rectangle('Position',[175 -337.5 12.5 12.5], 'FaceColor',[1 1 1]);
rectangle('Position',[187.5 -337.5 12.5 12.5], 'FaceColor',[1 1 1]);
rectangle('Position',[175 -350 12.5 12.5], 'FaceColor',[0 0 0]);
rectangle('Position',[187.5 -350 12.5 12.5], 'FaceColor',[1 1 1]);
rectangle('Position',[100 -362.5 12.5 12.5], 'FaceColor',[0 0 0]);
rectangle('Position',[112.5 -362.5 12.5 12.5], 'FaceColor',[0 0 0]);
rectangle('Position',[100 -375 12.5 12.5], 'FaceColor',[0 0 0]);
rectangle('Position',[112.5 -375 12.5 12.5], 'FaceColor',[1 1 1]);
rectangle('Position',[125 -362.5 12.5 12.5], 'FaceColor',[0 0 0]);
rectangle('Position',[137.5 -362.5 12.5 12.5], 'FaceColor',[0 0 0]);
rectangle('Position',[125 -375 12.5 12.5], 'FaceColor',[1 1 1]);
rectangle('Position',[137.5 -375 12.5 12.5], 'FaceColor',[1 1 1]);
rectangle('Position',[100 -387.5 12.5 12.5], 'FaceColor',[0 0 0]);
rectangle('Position',[112.5 -387.5 12.5 12.5], 'FaceColor',[1 1 1]);
rectangle('Position',[100 -400 12.5 12.5], 'FaceColor',[0 0 0]);
rectangle('Position',[112.5 -400 12.5 12.5], 'FaceColor',[0 0 0]);
rectangle('Position',[125 -387.5 12.5 12.5], 'FaceColor',[1 1 1]);
rectangle('Position',[137.5 -387.5 12.5 12.5], 'FaceColor',[1 1 1]);
rectangle('Position',[125 -400 12.5 12.5], 'FaceColor',[0 0 0]);
rectangle('Position',[137.5 -400 12.5 12.5], 'FaceColor',[0 0 0]);
rectangle('Position',[150 -362.5 12.5 12.5], 'FaceColor',[0 0 0]);
rectangle('Position',[162.5 -362.5 12.5 12.5], 'FaceColor',[0 0 0]);
rectangle('Position',[150 -375 12.5 12.5], 'FaceColor',[1 1 1]);
rectangle('Position',[162.5 -375 12.5 12.5], 'FaceColor',[1 1 1]);
rectangle('Position',[175 -362.5 12.5 12.5], 'FaceColor',[0 0 0]);
rectangle('Position',[187.5 -362.5 12.5 12.5], 'FaceColor',[1 1 1]);
rectangle('Position',[175 -375 12.5 12.5], 'FaceColor',[1 1 1]);
rectangle('Position',[187.5 -375 12.5 12.5], 'FaceColor',[1 1 1]);
rectangle('Position',[150 -387.5 12.5 12.5], 'FaceColor',[1 1 1]);
rectangle('Position',[162.5 -387.5 12.5 12.5], 'FaceColor',[1 1 1]);
rectangle('Position',[150 -400 12.5 12.5], 'FaceColor',[0 0 0]);
rectangle('Position',[162.5 -400 12.5 12.5], 'FaceColor',[0 0 0]);
rectangle('Position',[175 -387.5 12.5 12.5], 'FaceColor',[1 1 1]);
rectangle('Position',[187.5 -387.5 12.5 12.5], 'FaceColor',[1 1 1]);
rectangle('Position',[175 -400 12.5 12.5], 'FaceColor',[0 0 0]);
rectangle('Position',[187.5 -400 12.5 12.5], 'FaceColor',[0 0 0]);
rectangle('Position',[225 -212.5 12.5 12.5], 'FaceColor',[0 0 0]);
rectangle('Position',[237.5 -212.5 12.5 12.5], 'FaceColor',[0 0 0]);
rectangle('Position',[225 -225 12.5 12.5], 'FaceColor',[0 0 0]);
rectangle('Position',[237.5 -225 12.5 12.5], 'FaceColor',[1 1 1]);
rectangle('Position',[225 -237.5 12.5 12.5], 'FaceColor',[0 0 0]);
rectangle('Position',[237.5 -237.5 12.5 12.5], 'FaceColor',[1 1 1]);
rectangle('Position',[225 -250 12.5 12.5], 'FaceColor',[0 0 0]);
rectangle('Position',[237.5 -250 12.5 12.5], 'FaceColor',[1 1 1]);
rectangle('Position',[250 -212.5 12.5 12.5], 'FaceColor',[0 0 0]);
rectangle('Position',[262.5 -212.5 12.5 12.5], 'FaceColor',[1 1 1]);
rectangle('Position',[250 -225 12.5 12.5], 'FaceColor',[1 1 1]);
rectangle('Position',[262.5 -225 12.5 12.5], 'FaceColor',[1 1 1]);
rectangle('Position',[200 -262.5 12.5 12.5], 'FaceColor',[0 0 0]);
rectangle('Position',[212.5 -262.5 12.5 12.5], 'FaceColor',[0 0 0]);
rectangle('Position',[200 -275 12.5 12.5], 'FaceColor',[1 1 1]);
rectangle('Position',[212.5 -275 12.5 12.5], 'FaceColor',[1 1 1]);
rectangle('Position',[225 -262.5 12.5 12.5], 'FaceColor',[0 0 0]);
rectangle('Position',[237.5 -262.5 12.5 12.5], 'FaceColor',[1 1 1]);
rectangle('Position',[225 -275 12.5 12.5], 'FaceColor',[1 1 1]);
rectangle('Position',[237.5 -275 12.5 12.5], 'FaceColor',[1 1 1]);
rectangle('Position',[350 -212.5 12.5 12.5], 'FaceColor',[1 1 1]);
rectangle('Position',[362.5 -212.5 12.5 12.5], 'FaceColor',[0 0 0]);
rectangle('Position',[350 -225 12.5 12.5], 'FaceColor',[1 1 1]);
rectangle('Position',[362.5 -225 12.5 12.5], 'FaceColor',[0 0 0]);
rectangle('Position',[375 -237.5 12.5 12.5], 'FaceColor',[1 1 1]);
rectangle('Position',[387.5 -237.5 12.5 12.5], 'FaceColor',[0 0 0]);
rectangle('Position',[375 -250 12.5 12.5], 'FaceColor',[1 1 1]);
rectangle('Position',[387.5 -250 12.5 12.5], 'FaceColor',[0 0 0]);
rectangle('Position',[375 -262.5 12.5 12.5], 'FaceColor',[1 1 1]);
rectangle('Position',[387.5 -262.5 12.5 12.5], 'FaceColor',[0 0 0]);
rectangle('Position',[375 -275 12.5 12.5], 'FaceColor',[1 1 1]);
rectangle('Position',[387.5 -275 12.5 12.5], 'FaceColor',[0 0 0]);
rectangle('Position',[200 -312.5 12.5 12.5], 'FaceColor',[0 0 0]);
rectangle('Position',[212.5 -312.5 12.5 12.5], 'FaceColor',[0 0 0]);
rectangle('Position',[200 -325 12.5 12.5], 'FaceColor',[1 1 1]);
rectangle('Position',[212.5 -325 12.5 12.5], 'FaceColor',[0 0 0]);
rectangle('Position',[200 -337.5 12.5 12.5], 'FaceColor',[1 1 1]);
rectangle('Position',[212.5 -337.5 12.5 12.5], 'FaceColor',[0 0 0]);
rectangle('Position',[200 -350 12.5 12.5], 'FaceColor',[1 1 1]);
rectangle('Position',[212.5 -350 12.5 12.5], 'FaceColor',[0 0 0]);
rectangle('Position',[250 -337.5 12.5 12.5], 'FaceColor',[1 1 1]);
rectangle('Position',[262.5 -337.5 12.5 12.5], 'FaceColor',[1 1 1]);
rectangle('Position',[250 -350 12.5 12.5], 'FaceColor',[0 0 0]);
rectangle('Position',[262.5 -350 12.5 12.5], 'FaceColor',[0 0 0]);
rectangle('Position',[275 -337.5 12.5 12.5], 'FaceColor',[1 1 1]);
rectangle('Position',[287.5 -337.5 12.5 12.5], 'FaceColor',[1 1 1]);
rectangle('Position',[275 -350 12.5 12.5], 'FaceColor',[0 0 0]);
rectangle('Position',[287.5 -350 12.5 12.5], 'FaceColor',[1 1 1]);
rectangle('Position',[200 -362.5 12.5 12.5], 'FaceColor',[1 1 1]);
rectangle('Position',[212.5 -362.5 12.5 12.5], 'FaceColor',[0 0 0]);
rectangle('Position',[200 -375 12.5 12.5], 'FaceColor',[1 1 1]);
rectangle('Position',[212.5 -375 12.5 12.5], 'FaceColor',[0 0 0]);
rectangle('Position',[200 -387.5 12.5 12.5], 'FaceColor',[1 1 1]);
rectangle('Position',[212.5 -387.5 12.5 12.5], 'FaceColor',[0 0 0]);
rectangle('Position',[200 -400 12.5 12.5], 'FaceColor',[0 0 0]);
rectangle('Position',[212.5 -400 12.5 12.5], 'FaceColor',[0 0 0]);
rectangle('Position',[250 -362.5 12.5 12.5], 'FaceColor',[0 0 0]);
rectangle('Position',[262.5 -362.5 12.5 12.5], 'FaceColor',[0 0 0]);
rectangle('Position',[250 -375 12.5 12.5], 'FaceColor',[1 1 1]);
rectangle('Position',[262.5 -375 12.5 12.5], 'FaceColor',[1 1 1]);
rectangle('Position',[275 -362.5 12.5 12.5], 'FaceColor',[0 0 0]);
rectangle('Position',[287.5 -362.5 12.5 12.5], 'FaceColor',[1 1 1]);
rectangle('Position',[275 -375 12.5 12.5], 'FaceColor',[1 1 1]);
rectangle('Position',[287.5 -375 12.5 12.5], 'FaceColor',[1 1 1]);
rectangle('Position',[250 -387.5 12.5 12.5], 'FaceColor',[1 1 1]);
rectangle('Position',[262.5 -387.5 12.5 12.5], 'FaceColor',[1 1 1]);
rectangle('Position',[250 -400 12.5 12.5], 'FaceColor',[0 0 0]);
rectangle('Position',[262.5 -400 12.5 12.5], 'FaceColor',[0 0 0]);
rectangle('Position',[275 -387.5 12.5 12.5], 'FaceColor',[1 1 1]);
rectangle('Position',[287.5 -387.5 12.5 12.5], 'FaceColor',[1 1 1]);
rectangle('Position',[275 -400 12.5 12.5], 'FaceColor',[0 0 0]);
rectangle('Position',[287.5 -400 12.5 12.5], 'FaceColor',[0 0 0]);
rectangle('Position',[300 -312.5 12.5 12.5], 'FaceColor',[0 0 0]);
rectangle('Position',[312.5 -312.5 12.5 12.5], 'FaceColor',[0 0 0]);
rectangle('Position',[300 -325 12.5 12.5], 'FaceColor',[1 1 1]);
rectangle('Position',[312.5 -325 12.5 12.5], 'FaceColor',[1 1 1]);
rectangle('Position',[350 -312.5 12.5 12.5], 'FaceColor',[0 0 0]);
rectangle('Position',[362.5 -312.5 12.5 12.5], 'FaceColor',[0 0 0]);
rectangle('Position',[350 -325 12.5 12.5], 'FaceColor',[1 1 1]);
rectangle('Position',[362.5 -325 12.5 12.5], 'FaceColor',[1 1 1]);
rectangle('Position',[375 -312.5 12.5 12.5], 'FaceColor',[0 0 0]);
rectangle('Position',[387.5 -312.5 12.5 12.5], 'FaceColor',[0 0 0]);
rectangle('Position',[375 -325 12.5 12.5], 'FaceColor',[1 1 1]);
rectangle('Position',[387.5 -325 12.5 12.5], 'FaceColor',[0 0 0]);
rectangle('Position',[375 -337.5 12.5 12.5], 'FaceColor',[1 1 1]);
rectangle('Position',[387.5 -337.5 12.5 12.5], 'FaceColor',[0 0 0]);
rectangle('Position',[375 -350 12.5 12.5], 'FaceColor',[1 1 1]);
rectangle('Position',[387.5 -350 12.5 12.5], 'FaceColor',[0 0 0]);
rectangle('Position',[325 -362.5 12.5 12.5], 'FaceColor',[0 0 0]);
rectangle('Position',[337.5 -362.5 12.5 12.5], 'FaceColor',[0 0 0]);
rectangle('Position',[325 -375 12.5 12.5], 'FaceColor',[1 1 1]);
rectangle('Position',[337.5 -375 12.5 12.5], 'FaceColor',[1 1 1]);
rectangle('Position',[300 -387.5 12.5 12.5], 'FaceColor',[1 1 1]);
rectangle('Position',[312.5 -387.5 12.5 12.5], 'FaceColor',[1 1 1]);
rectangle('Position',[300 -400 12.5 12.5], 'FaceColor',[0 0 0]);
rectangle('Position',[312.5 -400 12.5 12.5], 'FaceColor',[0 0 0]);
rectangle('Position',[325 -387.5 12.5 12.5], 'FaceColor',[1 1 1]);
rectangle('Position',[337.5 -387.5 12.5 12.5], 'FaceColor',[1 1 1]);
rectangle('Position',[325 -400 12.5 12.5], 'FaceColor',[0 0 0]);
rectangle('Position',[337.5 -400 12.5 12.5], 'FaceColor',[0 0 0]);
rectangle('Position',[375 -362.5 12.5 12.5], 'FaceColor',[1 1 1]);
rectangle('Position',[387.5 -362.5 12.5 12.5], 'FaceColor',[0 0 0]);
rectangle('Position',[375 -375 12.5 12.5], 'FaceColor',[1 1 1]);
rectangle('Position',[387.5 -375 12.5 12.5], 'FaceColor',[0 0 0]);
rectangle('Position',[350 -387.5 12.5 12.5], 'FaceColor',[1 1 1]);
rectangle('Position',[362.5 -387.5 12.5 12.5], 'FaceColor',[1 1 1]);
rectangle('Position',[350 -400 12.5 12.5], 'FaceColor',[0 0 0]);
rectangle('Position',[362.5 -400 12.5 12.5], 'FaceColor',[0 0 0]);
rectangle('Position',[375 -387.5 12.5 12.5], 'FaceColor',[1 1 1]);
rectangle('Position',[387.5 -387.5 12.5 12.5], 'FaceColor',[0 0 0]);
rectangle('Position',[375 -400 12.5 12.5], 'FaceColor',[0 0 0]);
rectangle('Position',[387.5 -400 12.5 12.5], 'FaceColor',[0 0 0]);
X=[373,360,350,337.5,325,312.5,312.5,312.5,325,337.5,342.5,340,337.5,325,300,275,250,237.5,225,212.5,200,175,150,125,125,125,100,75,62.5,50,37.5,37.5,37.5,50,50,50,50,37.5,37.5,37.5,26,26];
Y=[-26,-50,-75,-75,-75,-87.5,-100,-112.5,-112.5,-125,-137.5,-150,-162.5,-175,-200,-225,-250,-262.5,-262.5,-262.5,-262.5,-250,-225,-200,-187.5,-175,-160,-175,-187.5,-200,-212.5,-225,-237.5,-250,-262.5,-275,-300,-325,-337.5,-350,-373,-373];
hold on;
plot(X,Y,'r');
plot(X,Y,'bo');
legend('776.303','Location','southoutside');
